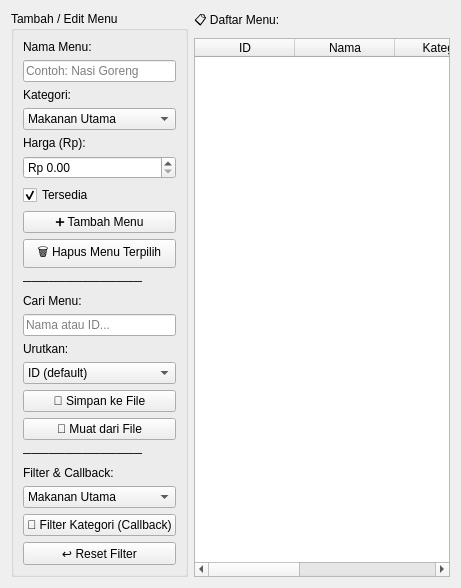
          <widget class="QWidget" name="menuListSubTab">
           <attribute name="title">
            <string>📋 Daftar Menu</string>
           </attribute>
           <layout class="QHBoxLayout" name="menuLayout">
            <item>
             <widget class="QGroupBox" name="menuFormBox">
              <property name="title">
               <string>Tambah / Edit Menu</string>
              </property>
              <layout class="QVBoxLayout" name="menuFormLayout">
               <item>
                <widget class="QLabel" name="lblMenuName">
                 <property name="text">
                  <string>Nama Menu:</string>
                 </property>
                </widget>
               </item>
               <item>
                <widget class="QLineEdit" name="inputMenuName">
                 <property name="placeholderText">
                  <string>Contoh: Nasi Goreng</string>
                 </property>
                </widget>
               </item>
               <item>
                <widget class="QLabel" name="lblMenuCategory">
                 <property name="text">
                  <string>Kategori:</string>
                 </property>
                </widget>
               </item>
               <item>
                <widget class="QComboBox" name="inputMenuCategory">
                 <item>
                  <property name="text">
                   <string>Makanan Utama</string>
                  </property>
                 </item>
                 <item>
                  <property name="text">
                   <string>Minuman</string>
                  </property>
                 </item>
                 <item>
                  <property name="text">
                   <string>Snack</string>
                  </property>
                 </item>
                 <item>
                  <property name="text">
                   <string>Dessert</string>
                  </property>
                 </item>
                 <item>
                  <property name="text">
                   <string>Vegetarian</string>
                  </property>
                 </item>
                </widget>
               </item>
               <item>
                <widget class="QLabel" name="lblMenuPrice">
                 <property name="text">
                  <string>Harga (Rp):</string>
                 </property>
                </widget>
               </item>
               <item>
                <widget class="QDoubleSpinBox" name="inputMenuPrice">
                 <property name="prefix">
                  <string>Rp </string>
                 </property>
                 <property name="minimum">
                  <double>0.000000000000000</double>
                 </property>
                 <property name="maximum">
                  <double>999999.000000000000000</double>
                 </property>
                 <property name="singleStep">
                  <double>1000.000000000000000</double>
                 </property>
                </widget>
               </item>
               <item>
                <widget class="QCheckBox" name="inputMenuAvailable">
                 <property name="text">
                  <string>Tersedia</string>
                 </property>
                 <property name="checked">
                  <bool>true</bool>
                 </property>
                </widget>
               </item>
               <item>
                <widget class="QPushButton" name="btnAddMenuItem">
                 <property name="text">
                  <string>➕ Tambah Menu</string>
                 </property>
                </widget>
               </item>
               <item>
                <widget class="QPushButton" name="btnRemoveMenuItem">
                 <property name="text">
                  <string>🗑 Hapus Menu Terpilih</string>
                 </property>
                </widget>
               </item>
               <item>
                <widget class="QLabel" name="lblMenuSep1">
                 <property name="text">
                  <string>──────────────</string>
                 </property>
                </widget>
               </item>
               <item>
                <widget class="QLabel" name="lblSearchMenu">
                 <property name="text">
                  <string>Cari Menu:</string>
                 </property>
                </widget>
               </item>
               <item>
                <widget class="QLineEdit" name="searchMenuInput">
                 <property name="placeholderText">
                  <string>Nama atau ID...</string>
                 </property>
                </widget>
               </item>
               <item>
                <widget class="QLabel" name="lblSortMenu">
                 <property name="text">
                  <string>Urutkan:</string>
                 </property>
                </widget>
               </item>
               <item>
                <widget class="QComboBox" name="sortMenuCombo">
                 <item>
                  <property name="text">
                   <string>ID (default)</string>
                  </property>
                 </item>
                 <item>
                  <property name="text">
                   <string>Harga ↑</string>
                  </property>
                 </item>
                 <item>
                  <property name="text">
                   <string>Harga ↓</string>
                  </property>
                 </item>
                 <item>
                  <property name="text">
                   <string>Nama A-Z</string>
                  </property>
                 </item>
                </widget>
               </item>
               <item>
                <widget class="QPushButton" name="btnSaveMenu">
                 <property name="text">
                  <string>💾 Simpan ke File</string>
                 </property>
                </widget>
               </item>
               <item>
                <widget class="QPushButton" name="btnLoadMenu">
                 <property name="text">
                  <string>📂 Muat dari File</string>
                 </property>
                </widget>
               </item>
               <item>
                <widget class="QLabel" name="lblMenuSep2">
                 <property name="text">
                  <string>──────────────</string>
                 </property>
                </widget>
               </item>
               <item>
                <widget class="QLabel" name="lblFilterCallback">
                 <property name="text">
                  <string>Filter &amp; Callback:</string>
                 </property>
                </widget>
               </item>
               <item>
                <widget class="QComboBox" name="filterCategoryCombo">
                 <item>
                  <property name="text">
                   <string>Makanan Utama</string>
                  </property>
                 </item>
                 <item>
                  <property name="text">
                   <string>Minuman</string>
                  </property>
                 </item>
                 <item>
                  <property name="text">
                   <string>Snack</string>
                  </property>
                 </item>
                 <item>
                  <property name="text">
                   <string>Dessert</string>
                  </property>
                 </item>
                 <item>
                  <property name="text">
                   <string>Vegetarian</string>
                  </property>
                 </item>
                </widget>
               </item>
               <item>
                <widget class="QPushButton" name="btnFilterCategory">
                 <property name="text">
                  <string>🔎 Filter Kategori (Callback)</string>
                 </property>
                </widget>
               </item>
               <item>
                <widget class="QPushButton" name="btnResetFilter">
                 <property name="text">
                  <string>↩ Reset Filter</string>
                 </property>
                </widget>
               </item>
               <item>
                <spacer name="menuFormSpacer">
                 <property name="orientation">
                  <enum>Qt::Orientation::Vertical</enum>
                 </property>
                 <property name="sizeHint" stdset="0">
                  <size>
                   <width>0</width>
                   <height>0</height>
                  </size>
                 </property>
                </spacer>
               </item>
              </layout>
             </widget>
            </item>
            <item>
             <layout class="QVBoxLayout" name="menuRightLayout">
              <item>
               <widget class="QLabel" name="lblMenuTableTitle">
                <property name="text">
                 <string>📋 Daftar Menu:</string>
                </property>
               </widget>
              </item>
              <item>
               <widget class="QTableWidget" name="menuTable">
                <property name="editTriggers">
                 <set>QAbstractItemView::EditTrigger::NoEditTriggers</set>
                </property>
                <property name="alternatingRowColors">
                 <bool>true</bool>
                </property>
                <property name="selectionBehavior">
                 <enum>QAbstractItemView::SelectionBehavior::SelectRows</enum>
                </property>
                <column>
                 <property name="text">
                  <string>ID</string>
                 </property>
                </column>
                <column>
                 <property name="text">
                  <string>Nama</string>
                 </property>
                </column>
                <column>
                 <property name="text">
                  <string>Kategori</string>
                 </property>
                </column>
                <column>
                 <property name="text">
                  <string>Harga</string>
                 </property>
                </column>
                <column>
                 <property name="text">
                  <string>Tersedia</string>
                 </property>
                </column>
               </widget>
              </item>
             </layout>
            </item>
           </layout>
          </widget>
